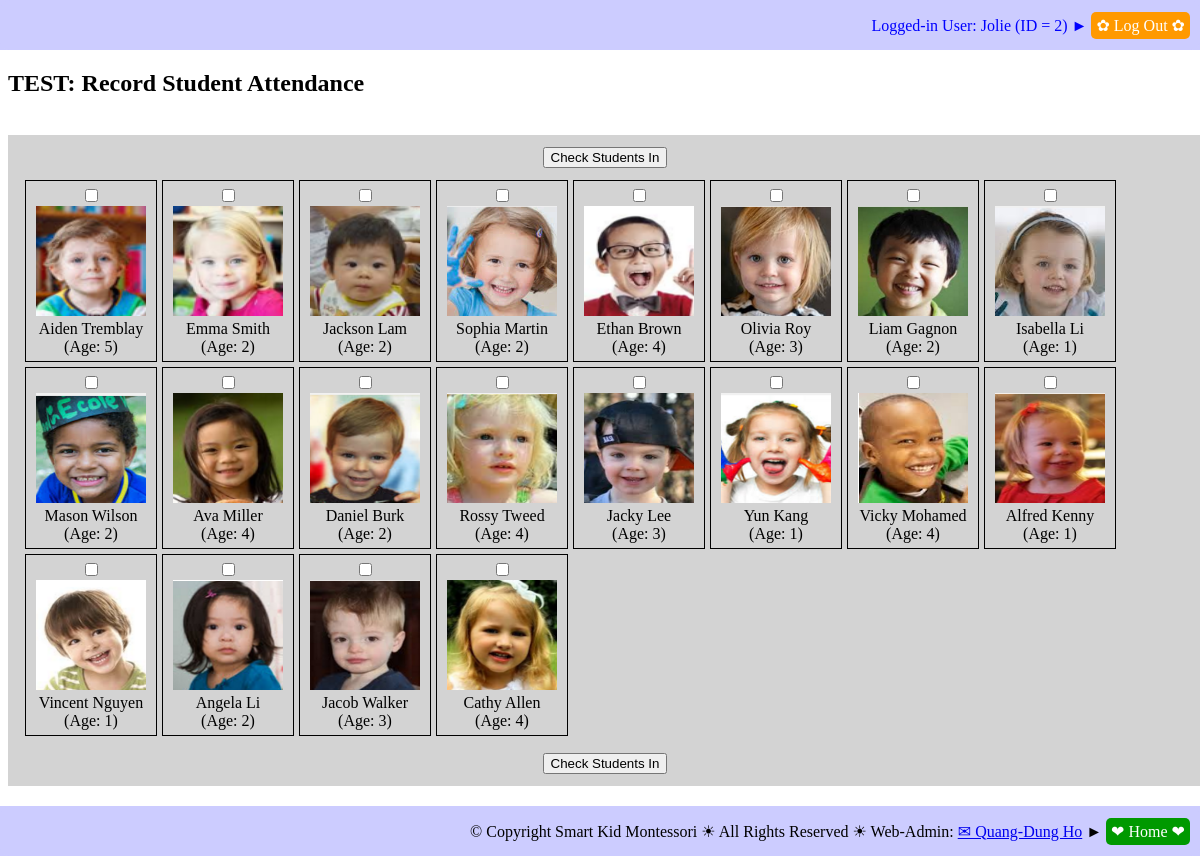
/TEST_record_student_attendance.php (signed in), run on the app's committed database.
### tables this page shows
CREATE TABLE `students` (
  `STU_ID` int(11) NOT NULL,
  `STU_FIRST_NAME` varchar(50) NOT NULL,
  `STU_LAST_NAME` varchar(25) NOT NULL,
  `STU_BIRTHDATE` date NOT NULL,
  `STU_SEX` varchar(1) NOT NULL,
  `STU_PHOTO` varchar(50) NOT NULL,
  `STU_START_DATE` date NOT NULL,
  `STU_GRAD_DATE` date NOT NULL,
  `STU_DAILY_FEE` float NOT NULL,
  `STU_CREDENTIAL` varchar(10) NOT NULL,
  `STU_NOTES` text NOT NULL
);

### sql_queries.php (called while the page is built, shortened)
<?php
	function connectDB()
	{
		$db_hostname = "localhost";
		$db_name     = "montessori";
		$db_username = "root";
		$db_password = "";
		$db = mysqli_connect($db_hostname, $db_username, $db_password, $db_name);
		return ($db);
	}
	function getResult($query)
	{
		$db = connectDB();
		$result = mysqli_query($db, $query);
		return ($result);
	}
?>

### db_operations.php (the view, shortened to what this page needs)
<?php
require_once("sql_queries.php");
function getStudents_AttendanceCheckIn($debug_on)
{
	$queryStr = 'SELECT  ';
		$queryStr = $queryStr . 'STUDENTS.STU_ID';
		$queryStr = $queryStr . ', ' . 'CONCAT(STUDENTS.STU_FIRST_NAME, " ", STUDENTS.STU_LAST_NAME) AS STU_NAME';
		$queryStr = $queryStr . ', ' . 'STUDENTS.STU_BIRTHDATE';
		$queryStr = $queryStr . ', ' . 'FLOOR(DATEDIFF(NOW(), STUDENTS.STU_BIRTHDATE)/365.25) AS STU_AGE';
		$queryStr = $queryStr . ', ' . 'STUDENTS.STU_PHOTO';
	$queryStr = $queryStr . ' FROM ';
		$queryStr = $queryStr . 'STUDENTS';
	$queryStr = $queryStr . ';';
	$result = getResult($queryStr);
	return ($result);
}
function createStudentList_AttendanceCheckIn($result)
{
	$resultRows = mysqli_num_rows($result);
	for ($row = 0; $row < $resultRows; $row++)
	{
		$currentRow = mysqli_fetch_row($result);
		echo '<div class="imagelinkbox">';
		echo '<input type="checkbox" name="checked_student_ids[]"' .
				' id="' . $currentRow[0] . '_id"' .
				' value="' . $currentRow[0] . '"' .  '>';
		echo '<br/>';
		echo '<label for="' . $currentRow[0] . '_id">' .
		     	'<img src="' . $currentRow[4] . '" alt="student photo" height="110" width="110">' .
				'<br/>' . $currentRow[1] . '<br/>' . ' (Age: ' . $currentRow[3] . ')' . '</label>';
		echo '</div>';
	}
}

### TEST_record_student_attendance.php (shortened to what this page needs)
<!DOCTYPE html>
<html>
<head>
	<link rel="stylesheet" type="text/css" href="imglinkboxes.css">
	<link rel="stylesheet" type="text/css" href="common.css">
	<link rel="stylesheet" type="text/css" href="imglinkboxes.css">
</head>
<body>
<?php
	include 'header_log_in_out.php'
?>
<div id="main">
<h2>TEST: Record Student Attendance</h2>
<?php
if (isset($_POST['checked_student_ids']) && is_array($_POST['checked_student_ids']))
{
	$checked_student_ids = $_POST['checked_student_ids'];
	echo '<br/>';
	$i = 0;
   	foreach ($checked_student_ids as $checked_ids)
   	{
      	echo $i . ': ' . $checked_ids . '<br/>';
      	$i++;
   	}
}
else if (isset($_SESSION['LoggedIn_EMP_ID']))
{
	require_once("db_operations.php");
	$result = getStudents_AttendanceCheckIn(true);
	echo '<br/>';
	echo '<div class="outer">';
	$this_page = $_SERVER["PHP_SELF"];
	echo '<form id="Students_AttendanceCheckIn_Form"' .
			' action="' . $this_page . '"' . ' method="post">';
	echo '<table class="imagelinkbox">';
	echo '<tr>';
	echo '<td>';
	echo '<input type="submit" value="Check Students In">';
	echo '</td>';
	echo '</tr>';
	echo '<tr>';
	echo '<td>';
	createStudentList_AttendanceCheckIn($result);
	echo '</td>';
	echo '</tr>';
	echo '<tr>';
	echo '<td>';
	echo '<input type="submit" value="Check Students In">';
	echo '</td>';
	echo '</tr>';
	echo '</table>';
	echo '</form>';
	echo '</div>';
}
else
{
	echo 'Something is wrong with $_SESSION["LoggedIn_EMP_ID"])';
}
?>
</div>
<?php
	include 'footer.php'
?>
</body>
</html>

### header_log_in_out.php (shortened to what this page needs)
<header style="
    		position: fixed;
    		top: 0;
    		left: 0;
    		right: 0;
    		background-color: rgb(204, 204, 255);"
>
<div style="
	display: table;
	height: 30px;
    width: 100%;
    margin: 0px;
    background-color: rgb(204, 204, 255);
    border-radius: 10px;
    text-align: right;">
	<div style="
		display: table-cell;
		height: 30px;
    	width: 100%;
    	padding: 10px;
    	vertical-align: middle;">
	<?php
	if (isset($_SESSION['LoggedIn_EMP_ID']) &&
    	isset($_SESSION['LoggedIn_EMP_NAME']))
	{
		echo '<font color="blue">';
		echo 'Logged-in User: ' .
				$_SESSION['LoggedIn_EMP_NAME'] .
				' (ID = ' . $_SESSION['LoggedIn_EMP_ID'] . ')' . ' &#9658; ';
		echo ' <a href="logout.php" style="background-color: rgb(255, 153, 0); color: white; text-decoration: none; padding: 5px; border-radius: 5px"> &#10047; Log Out &#10047; </a>';
		echo '</font>';
	}
	?>
	</div>
</div>
</header>

### footer.php
<footer style="
    		position: fixed;
    		bottom: 0;
    		left: 0;
    		right: 0;
    		background-color: rgb(204, 204, 255);"
>
<div style="
		display: table;
		height: 30px;
	    width: 100%;
    	margin: 0px;
    	background-color: rgb(204, 204, 255);
    	border-radius: 10px;
    	text-align: right;">
	<div style="
		display: table-cell;
		height: 30px;
    	width: 100%;
    	padding: 10px;
    	vertical-align: middle;">
		&copy; Copyright Smart Kid Montessori &#9728; All Rights Reserved &#9728; Web-Admin: <a href="mailto:hoquangdung@yahoo.com"> &#9993; Quang-Dung Ho</a>
		<?php
		if ((strpos($_SERVER["PHP_SELF"], "/montessori/index.php") === false) &&
			(strpos($_SERVER["PHP_SELF"], "/montessori/login.php") === false))
		{
			echo '  &#9658; <a href="index.php" style="';
			echo 'background-color: rgb(0, 153, 0);';
			echo 'color: white;';
			echo 'text-decoration: none;';
			echo 'padding: 5px;';
			echo 'border-radius: 5px"';
			echo '> &#10084; Home &#10084; </a>';
		}
		?>
	</div>
</div>
</footer>

### imglinkboxes.css (style rules this page uses)
div.imagelinkbox { float: left; width: 120px; margin: 0 0 5px 5px; padding: 5px; border: 1px solid black; text-align: center; }
div.outer { display: box; float: none; width: 100%; margin-bottom: 50px; padding: 5px; background-color: lightgray; border: none; text-align: center; }
table.imagelinkbox tr, td { padding: 5px; }

### common.css (style rules this page uses)
div#main { margin-top: 70px; margin-bottom: 70px; }

### data on the page
students: STU_PHOTO (picture), currentRow "Aiden Tremblay", currentRow "5"
students: STU_PHOTO (picture), currentRow "Emma Smith", currentRow "2"
students: STU_PHOTO (picture), currentRow "Jackson Lam", currentRow "2"
students: STU_PHOTO (picture), currentRow "Sophia Martin", currentRow "2"
students: STU_PHOTO (picture), currentRow "Ethan Brown", currentRow "4"
students: STU_PHOTO (picture), currentRow "Olivia Roy", currentRow "3"
students: STU_PHOTO (picture), currentRow "Liam Gagnon", currentRow "2"
students: STU_PHOTO (picture), currentRow "Isabella Li", currentRow "1"
students: STU_PHOTO (picture), currentRow "Mason Wilson", currentRow "2"
students: STU_PHOTO (picture), currentRow "Ava Miller", currentRow "4"
students: STU_PHOTO (picture), currentRow "Daniel Burk", currentRow "2"
students: STU_PHOTO (picture), currentRow "Rossy Tweed", currentRow "4"
students: STU_PHOTO (picture), currentRow "Jacky Lee", currentRow "3"
students: STU_PHOTO (picture), currentRow "Yun Kang", currentRow "1"
students: STU_PHOTO (picture), currentRow "Vicky Mohamed", currentRow "4"
students: STU_PHOTO (picture), currentRow "Alfred Kenny", currentRow "1"
students: STU_PHOTO (picture), currentRow "Vincent Nguyen", currentRow "1"
students: STU_PHOTO (picture), currentRow "Angela Li", currentRow "2"
students: STU_PHOTO (picture), currentRow "Jacob Walker", currentRow "3"
students: STU_PHOTO (picture), currentRow "Cathy Allen", currentRow "4"

### other printed values
$_SESSION['LoggedIn_EMP_NAME'] "Jolie"
$_SESSION['LoggedIn_EMP_ID'] "2"
